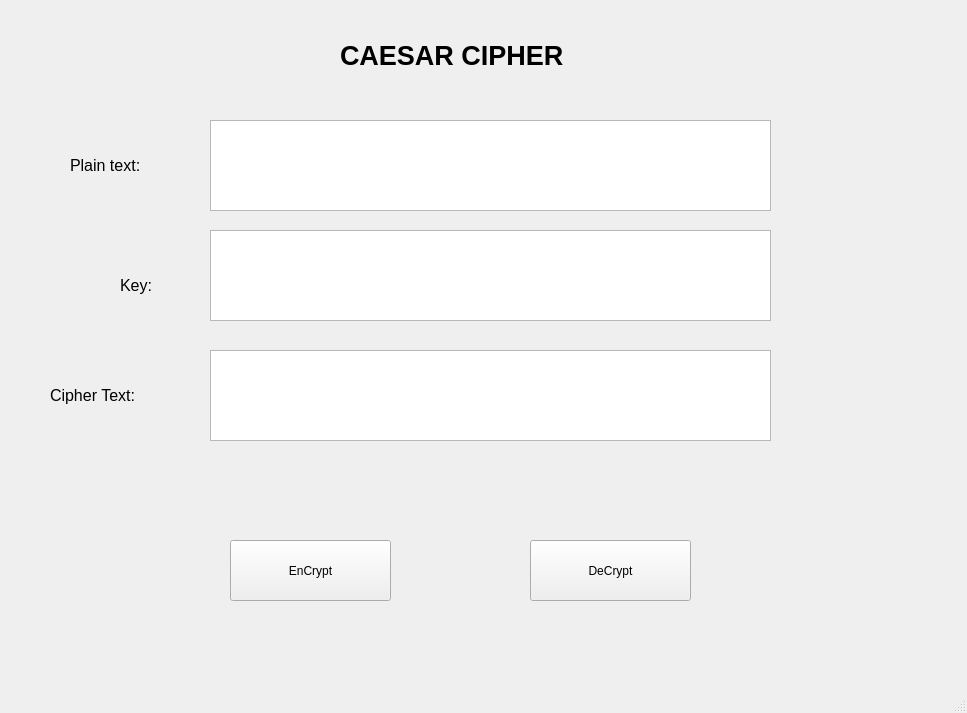
<?xml version="1.0" encoding="UTF-8"?>
<ui version="4.0">
 <class>MainWindow</class>
 <widget class="QMainWindow" name="MainWindow">
  <property name="geometry">
   <rect>
    <x>0</x>
    <y>0</y>
    <width>967</width>
    <height>713</height>
   </rect>
  </property>
  <property name="windowTitle">
   <string>MainWindow</string>
  </property>
  <widget class="QWidget" name="centralwidget">
   <widget class="QPushButton" name="btn_decrypt">
    <property name="geometry">
     <rect>
      <x>530</x>
      <y>540</y>
      <width>161</width>
      <height>61</height>
     </rect>
    </property>
    <property name="text">
     <string>DeCrypt</string>
    </property>
   </widget>
   <widget class="QPushButton" name="btn_encrypt">
    <property name="geometry">
     <rect>
      <x>230</x>
      <y>540</y>
      <width>161</width>
      <height>61</height>
     </rect>
    </property>
    <property name="text">
     <string>EnCrypt</string>
    </property>
   </widget>
   <widget class="QLabel" name="label">
    <property name="geometry">
     <rect>
      <x>340</x>
      <y>40</y>
      <width>311</width>
      <height>31</height>
     </rect>
    </property>
    <property name="font">
     <font>
      <pointsize>20</pointsize>
      <weight>75</weight>
      <bold>true</bold>
     </font>
    </property>
    <property name="text">
     <string>CAESAR CIPHER</string>
    </property>
   </widget>
   <widget class="QLabel" name="label_2">
    <property name="geometry">
     <rect>
      <x>70</x>
      <y>150</y>
      <width>91</width>
      <height>31</height>
     </rect>
    </property>
    <property name="font">
     <font>
      <pointsize>12</pointsize>
     </font>
    </property>
    <property name="text">
     <string>Plain text:</string>
    </property>
   </widget>
   <widget class="QLabel" name="label_3">
    <property name="geometry">
     <rect>
      <x>120</x>
      <y>270</y>
      <width>61</width>
      <height>31</height>
     </rect>
    </property>
    <property name="font">
     <font>
      <pointsize>12</pointsize>
     </font>
    </property>
    <property name="text">
     <string>Key:</string>
    </property>
   </widget>
   <widget class="QLabel" name="label_4">
    <property name="geometry">
     <rect>
      <x>50</x>
      <y>380</y>
      <width>111</width>
      <height>31</height>
     </rect>
    </property>
    <property name="font">
     <font>
      <pointsize>12</pointsize>
     </font>
    </property>
    <property name="text">
     <string>Cipher Text:</string>
    </property>
   </widget>
   <widget class="QTextEdit" name="txt_plain_text">
    <property name="geometry">
     <rect>
      <x>210</x>
      <y>120</y>
      <width>561</width>
      <height>91</height>
     </rect>
    </property>
   </widget>
   <widget class="QTextEdit" name="txt_cipher_text">
    <property name="geometry">
     <rect>
      <x>210</x>
      <y>350</y>
      <width>561</width>
      <height>91</height>
     </rect>
    </property>
   </widget>
   <widget class="QTextEdit" name="txt_key">
    <property name="geometry">
     <rect>
      <x>210</x>
      <y>230</y>
      <width>561</width>
      <height>91</height>
     </rect>
    </property>
   </widget>
  </widget>
  <widget class="QMenuBar" name="menubar">
   <property name="geometry">
    <rect>
     <x>0</x>
     <y>0</y>
     <width>967</width>
     <height>26</height>
    </rect>
   </property>
  </widget>
  <widget class="QStatusBar" name="statusbar"/>
 </widget>
 <resources/>
 <connections/>
</ui>
